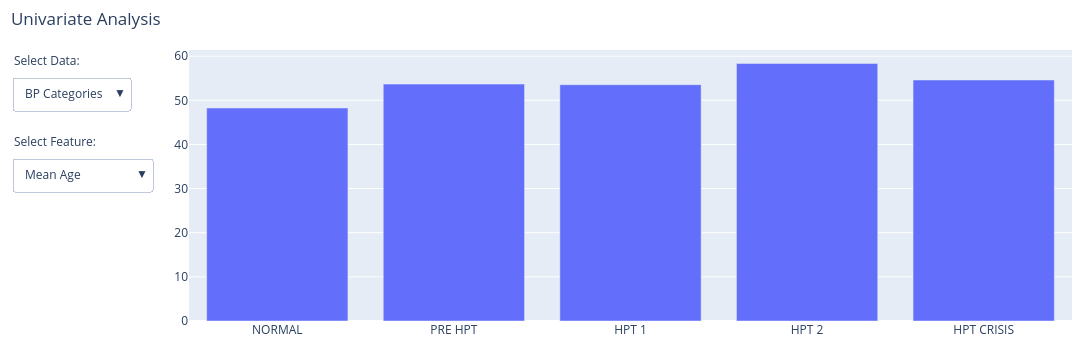

Notebook code for this chart:
### Code cell
# List of dataframes
dfs = [bp_cat_data, age_data, gender_data, fam_data, eth_data_simplified]
df_names = ['BP Categories', 'Age Ranges', 'Genders', 'Family KD', 'Ethnicities']

# Default dataframe
df = dfs[0]

# Variables
x_var = df.index
y_var = df[['Mean Age', 'Mean Height (cm)', 'Mean Weight (kg)', 'Mean BMI', 'Mean Systolic', 'Mean Diastolic']]

# Create the initial figure
plot = go.Figure()

# Add traces for each y_var
for i in y_var.columns:
    plot.add_trace(
        go.Bar(name=i, x=x_var, y=y_var[i], visible=i == 'Mean Age')
    )

# Add dropdown menus
plot.update_layout(
    updatemenus=[
        dict(
            buttons=list([
                dict(label=df_name,
                     method='update',
                     args=[{'x': [dfs[df_names.index(df_name)].index] * len(y_var.columns),
                            'y': [dfs[df_names.index(df_name)][col] for col in y_var.columns],
                            'visible': [i == y_var.columns[0] for i in y_var.columns]},
                           {'title': f'{y_var.columns[0]} by {df_name}'}])
                for df_name in df_names
            ]),
            direction='down',
            showactive=True,
            x=-0.2,
            xanchor='left',
            y=0.9,
            yanchor='top'
        ),
        dict(
            buttons=list([
                dict(label=i,
                     method='update',
                     args=[{'visible': [i == j for j in y_var.columns]},
                           {'title': f'{i} by {df_names[0]}'}])
                for i in y_var.columns
            ]),
            direction='down',
            showactive=True,
            x=-0.2,
            xanchor='left',
            y=0.6,
            yanchor='top'
        )
    ]
)

# Add annotation
plot.update_layout(
    annotations=[
        dict(text="Select Data:", showarrow=False,
             x=-0.2, xref="paper", y=1, yref="paper", align="left"),
        dict(text="Select Feature:", showarrow=False,
             x=-0.2, xref="paper", y=0.7, yref="paper", align="left")
    ],
    autosize=False,
    width=1100,
    height=350,
    margin=dict(l=20, r=20, t=50, b=20),
    title=dict(text='Univariate Analysis', x=0.01)
)

plot.show()

### Figure 1 — Plotly figure (JSON) as saved in the notebook; plotly's stock layout.template omitted (floating-point values rounded to 4 significant figures)
{"data": [{"name": "Mean Age", "type": "bar", "visible": true, "x": ["NORMAL", "PRE HPT", "HPT 1", "HPT 2", "HPT CRISIS"], "y": [48.26, 53.67, 53.54, 58.33, 54.6]}, {"name": "Mean Height (cm)", "type": "bar", "visible": false, "x": ["NORMAL", "PRE HPT", "HPT 1", "HPT 2", "HPT CRISIS"], "y": [165.7, 165.8, 165.8, 167.5, 161.8]}, {"name": "Mean Weight (kg)", "type": "bar", "visible": false, "x": ["NORMAL", "PRE HPT", "HPT 1", "HPT 2", "HPT CRISIS"], "y": [79.84, 83.43, 84.17, 86.83, 82.59]}, {"name": "Mean BMI", "type": "bar", "visible": false, "x": ["NORMAL", "PRE HPT", "HPT 1", "HPT 2", "HPT CRISIS"], "y": [29.16, 30.49, 30.74, 30.94, 31.43]}, {"name": "Mean Systolic", "type": "bar", "visible": false, "x": ["NORMAL", "PRE HPT", "HPT 1", "HPT 2", "HPT CRISIS"], "y": [123.2, 144.0, 151.2, 174.6, 202.8]}, {"name": "Mean Diastolic", "type": "bar", "visible": false, "x": ["NORMAL", "PRE HPT", "HPT 1", "HPT 2", "HPT CRISIS"], "y": [75.95, 88.72, 90.06, 98.81, 113.7]}], "layout": {"annotations": [{"align": "left", "showarrow": false, "text": "Select Data:", "x": -0.2, "xref": "paper", "y": 1, "yref": "paper"}, {"align": "left", "showarrow": false, "text": "Select Feature:", "x": -0.2, "xref": "paper", "y": 0.7, "yref": "paper"}], "autosize": false, "height": 350, "margin": {"b": 20, "l": 20, "r": 20, "t": 50}, "title": {"text": "Univariate Analysis", "x": 0.01}, "updatemenus": [{"buttons": [{"args": [{"visible": [true, false, false, false, false, false], "x": [["NORMAL", "PRE HPT", "HPT 1", "HPT 2", "HPT CRISIS"], ["NORMAL", "PRE HPT", "HPT 1", "HPT 2", "HPT CRISIS"], ["NORMAL", "PRE HPT", "HPT 1", "HPT 2", "HPT CRISIS"], ["NORMAL", "PRE HPT", "HPT 1", "HPT 2", "HPT CRISIS"], ["NORMAL", "PRE HPT", "HPT 1", "HPT 2", "HPT CRISIS"], ["NORMAL", "PRE HPT", "HPT 1", "HPT 2", "HPT CRISIS"]], "y": [[48.26, 53.67, 53.54, 58.33, 54.6], [165.7, 165.8, 165.8, 167.5, 161.8], [79.84, 83.43, 84.17, 86.83, 82.59], [29.16, 30.49, 30.74, 30.94, 31.43], [123.2, 144.0, 151.2, 174.6, 202.8], [75.95, 88.72, 90.06, 98.81, 113.7]]}, {"title": "Mean Age by BP Categories"}], "label": "BP Categories", "method": "update"}, {"args": [{"visible": [true, false, false, false, false, false], "x": [["<25", "25-40", "41-55", "56-70", ">70"], ["<25", "25-40", "41-55", "56-70", ">70"], ["<25", "25-40", "41-55", "56-70", ">70"], ["<25", "25-40", "41-55", "56-70", ">70"], ["<25", "25-40", "41-55", "56-70", ">70"], ["<25", "25-40", "41-55", "56-70", ">70"]], "y": [[21.8, 33.32, 48.45, 61.02, 76.71], [168.8, 167.1, 166.1, 165.1, 163.0], [74.43, 79.95, 84.34, 81.79, 78.17], [26.11, 28.7, 30.63, 30.15, 29.56], [126.4, 127.7, 136.5, 139.5, 145.9], [75.19, 80.11, 83.84, 84.2, 81.03]]}, {"title": "Mean Age by Age Ranges"}], "label": "Age Ranges", "method": "update"}, {"args": [{"visible": [true, false, false, false, false, false], "x": [["Female", "Male"], ["Female", "Male"], ["Female", "Male"], ["Female", "Male"], ["Female", "Male"], ["Female", "Male"]], "y": [[51.19, 50.52], [165.6, 166.1], [81.25, 82.43], [29.72, 29.97], [136.8, 135.5], [82.59, 82.8]]}, {"title": "Mean Age by Genders"}], "label": "Genders", "method": "update"}, {"args": [{"visible": [true, false, false, false, false, false], "x": [["Definitely not", "Definitely yes", "Not sure"], ["Definitely not", "Definitely yes", "Not sure"], ["Definitely not", "Definitely yes", "Not sure"], ["Definitely not", "Definitely yes", "Not sure"], ["Definitely not", "Definitely yes", "Not sure"], ["Definitely not", "Definitely yes", "Not sure"]], "y": [[50.55, 50.8, 51.34], [165.4, 166.4, 166.3], [81.09, 80.62, 82.7], [29.72, 29.09, 30.03], [134.6, 135.8, 138.2], [82.09, 81.42, 83.52]]}, {"title": "Mean Age by Family KD"}], "label": "Family KD", "method": "update"}, {"args": [{"visible": [true, false, false, false, false, false], "x": [["Black", "Indian", "Mixed", "Other", "SE Asian", "White"], ["Black", "Indian", "Mixed", "Other", "SE Asian", "White"], ["Black", "Indian", "Mixed", "Other", "SE Asian", "White"], ["Black", "Indian", "Mixed", "Other", "SE Asian", "White"], ["Black", "Indian", "Mixed", "Other", "SE Asian", "White"], ["Black", "Indian", "Mixed", "Other", "SE Asian", "White"]], "y": [[50.88, 52.01, 56.42, 53.28, 50.09, 47.23], [165.8, 168.5, 163.3, 170.9, 168.3, 164.0], [81.51, 82.23, 82.89, 97.35, 84.01, 82.64], [29.74, 29.08, 31.05, 33.1, 29.66, 30.78], [136.2, 141.3, 140.8, 133.2, 129.0, 134.2], [82.68, 84.91, 82.67, 82.25, 78.87, 83.06]]}, {"title": "Mean Age by Ethnicities"}], "label": "Ethnicities", "method": "update"}], "direction": "down", "showactive": true, "x": -0.2, "xanchor": "left", "y": 0.9, "yanchor": "top"}, {"buttons": [{"args": [{"visible": [true, false, false, false, false, false]}, {"title": "Mean Age by BP Categories"}], "label": "Mean Age", "method": "update"}, {"args": [{"visible": [false, true, false, false, false, false]}, {"title": "Mean Height (cm) by BP Categories"}], "label": "Mean Height (cm)", "method": "update"}, {"args": [{"visible": [false, false, true, false, false, false]}, {"title": "Mean Weight (kg) by BP Categories"}], "label": "Mean Weight (kg)", "method": "update"}, {"args": [{"visible": [false, false, false, true, false, false]}, {"title": "Mean BMI by BP Categories"}], "label": "Mean BMI", "method": "update"}, {"args": [{"visible": [false, false, false, false, true, false]}, {"title": "Mean Systolic by BP Categories"}], "label": "Mean Systolic", "method": "update"}, {"args": [{"visible": [false, false, false, false, false, true]}, {"title": "Mean Diastolic by BP Categories"}], "label": "Mean Diastolic", "method": "update"}], "direction": "down", "showactive": true, "x": -0.2, "xanchor": "left", "y": 0.6, "yanchor": "top"}], "width": 1100, "xaxis": {"autorange": true, "range": [-0.5, 4.5], "type": "category"}, "yaxis": {"autorange": true, "range": [0, 61.4], "type": "linear"}}}
